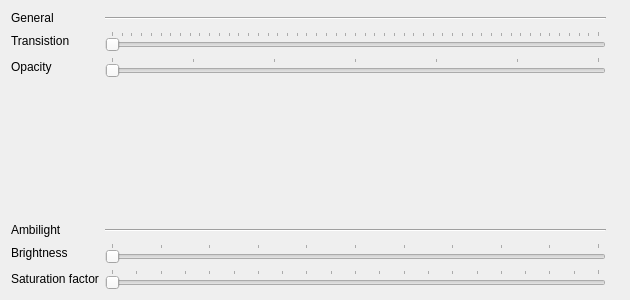
<?xml version="1.0" encoding="UTF-8"?>
<ui version="4.0">
 <class>Settings</class>
 <widget class="QWidget" name="Settings">
  <property name="geometry">
   <rect>
    <x>0</x>
    <y>0</y>
    <width>630</width>
    <height>300</height>
   </rect>
  </property>
  <property name="maximumSize">
   <size>
    <width>630</width>
    <height>300</height>
   </size>
  </property>
  <property name="windowTitle">
   <string>Settings</string>
  </property>
  <property name="windowOpacity">
   <double>0.950000000000000</double>
  </property>
  <layout class="QGridLayout" name="gridLayout">
   <item row="0" column="0">
    <widget class="QLabel" name="label_4">
     <property name="text">
      <string>General</string>
     </property>
    </widget>
   </item>
   <item row="0" column="1">
    <widget class="Line" name="line_2">
     <property name="sizePolicy">
      <sizepolicy hsizetype="Minimum" vsizetype="Minimum">
       <horstretch>0</horstretch>
       <verstretch>0</verstretch>
      </sizepolicy>
     </property>
     <property name="orientation">
      <enum>Qt::Horizontal</enum>
     </property>
    </widget>
   </item>
   <item row="1" column="0">
    <widget class="QLabel" name="label_5">
     <property name="text">
      <string>Transistion</string>
     </property>
    </widget>
   </item>
   <item row="1" column="1">
    <widget class="QSlider" name="transistionSlider">
     <property name="maximum">
      <number>500</number>
     </property>
     <property name="orientation">
      <enum>Qt::Horizontal</enum>
     </property>
     <property name="tickPosition">
      <enum>QSlider::TicksAbove</enum>
     </property>
     <property name="tickInterval">
      <number>10</number>
     </property>
    </widget>
   </item>
   <item row="2" column="0">
    <widget class="QLabel" name="label_6">
     <property name="text">
      <string>Opacity</string>
     </property>
    </widget>
   </item>
   <item row="2" column="1">
    <widget class="QSlider" name="opacitySlider">
     <property name="minimum">
      <number>40</number>
     </property>
     <property name="maximum">
      <number>100</number>
     </property>
     <property name="orientation">
      <enum>Qt::Horizontal</enum>
     </property>
     <property name="invertedAppearance">
      <bool>false</bool>
     </property>
     <property name="tickPosition">
      <enum>QSlider::TicksAbove</enum>
     </property>
     <property name="tickInterval">
      <number>10</number>
     </property>
    </widget>
   </item>
   <item row="4" column="0">
    <widget class="QLabel" name="label_2">
     <property name="text">
      <string>Ambilight</string>
     </property>
    </widget>
   </item>
   <item row="4" column="1">
    <widget class="Line" name="line">
     <property name="sizePolicy">
      <sizepolicy hsizetype="Minimum" vsizetype="Minimum">
       <horstretch>0</horstretch>
       <verstretch>0</verstretch>
      </sizepolicy>
     </property>
     <property name="orientation">
      <enum>Qt::Horizontal</enum>
     </property>
    </widget>
   </item>
   <item row="5" column="0">
    <widget class="QLabel" name="label">
     <property name="text">
      <string>Brightness</string>
     </property>
    </widget>
   </item>
   <item row="5" column="1">
    <widget class="QSlider" name="brightnessSlider">
     <property name="maximum">
      <number>100</number>
     </property>
     <property name="orientation">
      <enum>Qt::Horizontal</enum>
     </property>
     <property name="tickPosition">
      <enum>QSlider::TicksAbove</enum>
     </property>
     <property name="tickInterval">
      <number>10</number>
     </property>
    </widget>
   </item>
   <item row="6" column="0">
    <widget class="QLabel" name="label_3">
     <property name="text">
      <string>Saturation factor</string>
     </property>
    </widget>
   </item>
   <item row="6" column="1">
    <widget class="QSlider" name="satFacSlider">
     <property name="maximum">
      <number>200</number>
     </property>
     <property name="singleStep">
      <number>1</number>
     </property>
     <property name="orientation">
      <enum>Qt::Horizontal</enum>
     </property>
     <property name="tickPosition">
      <enum>QSlider::TicksAbove</enum>
     </property>
     <property name="tickInterval">
      <number>10</number>
     </property>
    </widget>
   </item>
   <item row="6" column="2">
    <widget class="QLabel" name="label_7">
     <property name="text">
      <string/>
     </property>
    </widget>
   </item>
   <item row="5" column="2">
    <widget class="QLabel" name="label_8">
     <property name="text">
      <string/>
     </property>
    </widget>
   </item>
   <item row="2" column="2">
    <widget class="QLabel" name="label_9">
     <property name="text">
      <string/>
     </property>
    </widget>
   </item>
   <item row="1" column="2">
    <widget class="QLabel" name="label_10">
     <property name="text">
      <string/>
     </property>
    </widget>
   </item>
   <item row="3" column="0" colspan="3">
    <spacer name="verticalSpacer">
     <property name="orientation">
      <enum>Qt::Vertical</enum>
     </property>
     <property name="sizeHint" stdset="0">
      <size>
       <width>20</width>
       <height>40</height>
      </size>
     </property>
    </spacer>
   </item>
  </layout>
 </widget>
 <resources/>
 <connections>
  <connection>
   <sender>brightnessSlider</sender>
   <signal>valueChanged(int)</signal>
   <receiver>label_8</receiver>
   <slot>setNum(int)</slot>
   <hints>
    <hint type="sourcelabel">
     <x>407</x>
     <y>251</y>
    </hint>
    <hint type="destinationlabel">
     <x>600</x>
     <y>253</y>
    </hint>
   </hints>
  </connection>
  <connection>
   <sender>satFacSlider</sender>
   <signal>valueChanged(int)</signal>
   <receiver>label_7</receiver>
   <slot>setNum(int)</slot>
   <hints>
    <hint type="sourcelabel">
     <x>381</x>
     <y>285</y>
    </hint>
    <hint type="destinationlabel">
     <x>584</x>
     <y>280</y>
    </hint>
   </hints>
  </connection>
  <connection>
   <sender>opacitySlider</sender>
   <signal>valueChanged(int)</signal>
   <receiver>label_9</receiver>
   <slot>setNum(int)</slot>
   <hints>
    <hint type="sourcelabel">
     <x>499</x>
     <y>60</y>
    </hint>
    <hint type="destinationlabel">
     <x>596</x>
     <y>59</y>
    </hint>
   </hints>
  </connection>
  <connection>
   <sender>transistionSlider</sender>
   <signal>valueChanged(int)</signal>
   <receiver>label_10</receiver>
   <slot>setNum(int)</slot>
   <hints>
    <hint type="sourcelabel">
     <x>197</x>
     <y>33</y>
    </hint>
    <hint type="destinationlabel">
     <x>610</x>
     <y>38</y>
    </hint>
   </hints>
  </connection>
 </connections>
</ui>
